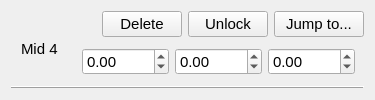
       <widget class="QWidget" name="mid4Wig" native="true">
        <layout class="QGridLayout" name="gridLayout_7">
         <property name="verticalSpacing">
          <number>0</number>
         </property>
         <item row="0" column="5">
          <widget class="QPushButton" name="mid4LockButton">
           <property name="sizePolicy">
            <sizepolicy hsizetype="Preferred" vsizetype="Fixed">
             <horstretch>0</horstretch>
             <verstretch>0</verstretch>
            </sizepolicy>
           </property>
           <property name="minimumSize">
            <size>
             <width>80</width>
             <height>25</height>
            </size>
           </property>
           <property name="font">
            <font>
             <family>Arial</family>
             <pointsize>11</pointsize>
            </font>
           </property>
           <property name="styleSheet">
            <string notr="true"/>
           </property>
           <property name="text">
            <string>Unlock</string>
           </property>
           <attribute name="buttonGroup">
            <string notr="true">fidButtonGroup</string>
           </attribute>
          </widget>
         </item>
         <item row="0" column="0" rowspan="2">
          <widget class="QLabel" name="label_11">
           <property name="sizePolicy">
            <sizepolicy hsizetype="Fixed" vsizetype="Preferred">
             <horstretch>0</horstretch>
             <verstretch>0</verstretch>
            </sizepolicy>
           </property>
           <property name="minimumSize">
            <size>
             <width>50</width>
             <height>0</height>
            </size>
           </property>
           <property name="font">
            <font>
             <family>Arial</family>
             <pointsize>11</pointsize>
            </font>
           </property>
           <property name="text">
            <string>Mid 4</string>
           </property>
           <property name="indent">
            <number>10</number>
           </property>
          </widget>
         </item>
         <item row="0" column="6">
          <widget class="QPushButton" name="mid4JumpButton">
           <property name="sizePolicy">
            <sizepolicy hsizetype="Preferred" vsizetype="Fixed">
             <horstretch>0</horstretch>
             <verstretch>0</verstretch>
            </sizepolicy>
           </property>
           <property name="minimumSize">
            <size>
             <width>90</width>
             <height>25</height>
            </size>
           </property>
           <property name="font">
            <font>
             <family>Arial</family>
             <pointsize>11</pointsize>
            </font>
           </property>
           <property name="styleSheet">
            <string notr="true"/>
           </property>
           <property name="text">
            <string>Jump to...</string>
           </property>
           <attribute name="buttonGroup">
            <string notr="true">fidButtonGroup</string>
           </attribute>
          </widget>
         </item>
         <item row="2" column="0" colspan="7">
          <widget class="Line" name="line_29">
           <property name="sizePolicy">
            <sizepolicy hsizetype="Preferred" vsizetype="Fixed">
             <horstretch>0</horstretch>
             <verstretch>0</verstretch>
            </sizepolicy>
           </property>
           <property name="minimumSize">
            <size>
             <width>0</width>
             <height>0</height>
            </size>
           </property>
           <property name="font">
            <font>
             <family>Arial</family>
             <pointsize>11</pointsize>
            </font>
           </property>
           <property name="frameShadow">
            <enum>QFrame::Raised</enum>
           </property>
           <property name="lineWidth">
            <number>1</number>
           </property>
           <property name="orientation">
            <enum>Qt::Horizontal</enum>
           </property>
          </widget>
         </item>
         <item row="1" column="2" colspan="5">
          <widget class="QWidget" name="widget_11" native="true">
           <layout class="QGridLayout" name="gridLayout_23">
            <item row="0" column="0">
             <widget class="QDoubleSpinBox" name="mid4X">
              <property name="sizePolicy">
               <sizepolicy hsizetype="Fixed" vsizetype="Fixed">
                <horstretch>0</horstretch>
                <verstretch>0</verstretch>
               </sizepolicy>
              </property>
              <property name="minimumSize">
               <size>
                <width>60</width>
                <height>0</height>
               </size>
              </property>
              <property name="font">
               <font>
                <family>Arial</family>
                <pointsize>11</pointsize>
               </font>
              </property>
              <property name="focusPolicy">
               <enum>Qt::StrongFocus</enum>
              </property>
              <property name="styleSheet">
               <string notr="true"/>
              </property>
              <property name="showGroupSeparator" stdset="0">
               <bool>false</bool>
              </property>
              <property name="minimum">
               <double>-1000.000000000000000</double>
              </property>
              <property name="maximum">
               <double>1000.000000000000000</double>
              </property>
             </widget>
            </item>
            <item row="0" column="1">
             <widget class="QDoubleSpinBox" name="mid4Y">
              <property name="sizePolicy">
               <sizepolicy hsizetype="Fixed" vsizetype="Fixed">
                <horstretch>0</horstretch>
                <verstretch>0</verstretch>
               </sizepolicy>
              </property>
              <property name="minimumSize">
               <size>
                <width>60</width>
                <height>0</height>
               </size>
              </property>
              <property name="font">
               <font>
                <family>Arial</family>
                <pointsize>11</pointsize>
               </font>
              </property>
              <property name="focusPolicy">
               <enum>Qt::StrongFocus</enum>
              </property>
              <property name="styleSheet">
               <string notr="true"/>
              </property>
              <property name="minimum">
               <double>-1000.000000000000000</double>
              </property>
              <property name="maximum">
               <double>1000.000000000000000</double>
              </property>
             </widget>
            </item>
            <item row="0" column="2">
             <widget class="QDoubleSpinBox" name="mid4Z">
              <property name="sizePolicy">
               <sizepolicy hsizetype="Fixed" vsizetype="Fixed">
                <horstretch>0</horstretch>
                <verstretch>0</verstretch>
               </sizepolicy>
              </property>
              <property name="minimumSize">
               <size>
                <width>60</width>
                <height>0</height>
               </size>
              </property>
              <property name="font">
               <font>
                <family>Arial</family>
                <pointsize>11</pointsize>
               </font>
              </property>
              <property name="focusPolicy">
               <enum>Qt::StrongFocus</enum>
              </property>
              <property name="minimum">
               <double>-1000.000000000000000</double>
              </property>
              <property name="maximum">
               <double>1000.000000000000000</double>
              </property>
             </widget>
            </item>
           </layout>
          </widget>
         </item>
         <item row="0" column="4">
          <widget class="QPushButton" name="mid4DelButton">
           <property name="sizePolicy">
            <sizepolicy hsizetype="Preferred" vsizetype="Fixed">
             <horstretch>0</horstretch>
             <verstretch>0</verstretch>
            </sizepolicy>
           </property>
           <property name="minimumSize">
            <size>
             <width>80</width>
             <height>25</height>
            </size>
           </property>
           <property name="font">
            <font>
             <family>Arial</family>
             <pointsize>11</pointsize>
            </font>
           </property>
           <property name="styleSheet">
            <string notr="true"/>
           </property>
           <property name="text">
            <string>Delete</string>
           </property>
           <attribute name="buttonGroup">
            <string notr="true">fidButtonGroup</string>
           </attribute>
          </widget>
         </item>
         <item row="0" column="2" colspan="2">
          <widget class="qSlicerMarkupsPlaceWidget" name="mid4Point">
           <property name="sizePolicy">
            <sizepolicy hsizetype="Preferred" vsizetype="Preferred">
             <horstretch>0</horstretch>
             <verstretch>0</verstretch>
            </sizepolicy>
           </property>
           <property name="minimumSize">
            <size>
             <width>0</width>
             <height>0</height>
            </size>
           </property>
           <property name="font">
            <font>
             <family>Arial</family>
             <pointsize>11</pointsize>
            </font>
           </property>
           <property name="buttonsVisible">
            <bool>false</bool>
           </property>
           <property name="deleteAllMarkupsOptionVisible">
            <bool>false</bool>
           </property>
           <property name="placeMultipleMarkups">
            <enum>qSlicerMarkupsPlaceWidget::ForcePlaceSingleMarkup</enum>
           </property>
           <property name="placeModeEnabled">
            <bool>false</bool>
           </property>
           <property name="deleteButton().show()" stdset="0">
            <bool>true</bool>
           </property>
           <property name="placeButton().show()" stdset="0">
            <bool>true</bool>
           </property>
          </widget>
         </item>
        </layout>
       </widget>
